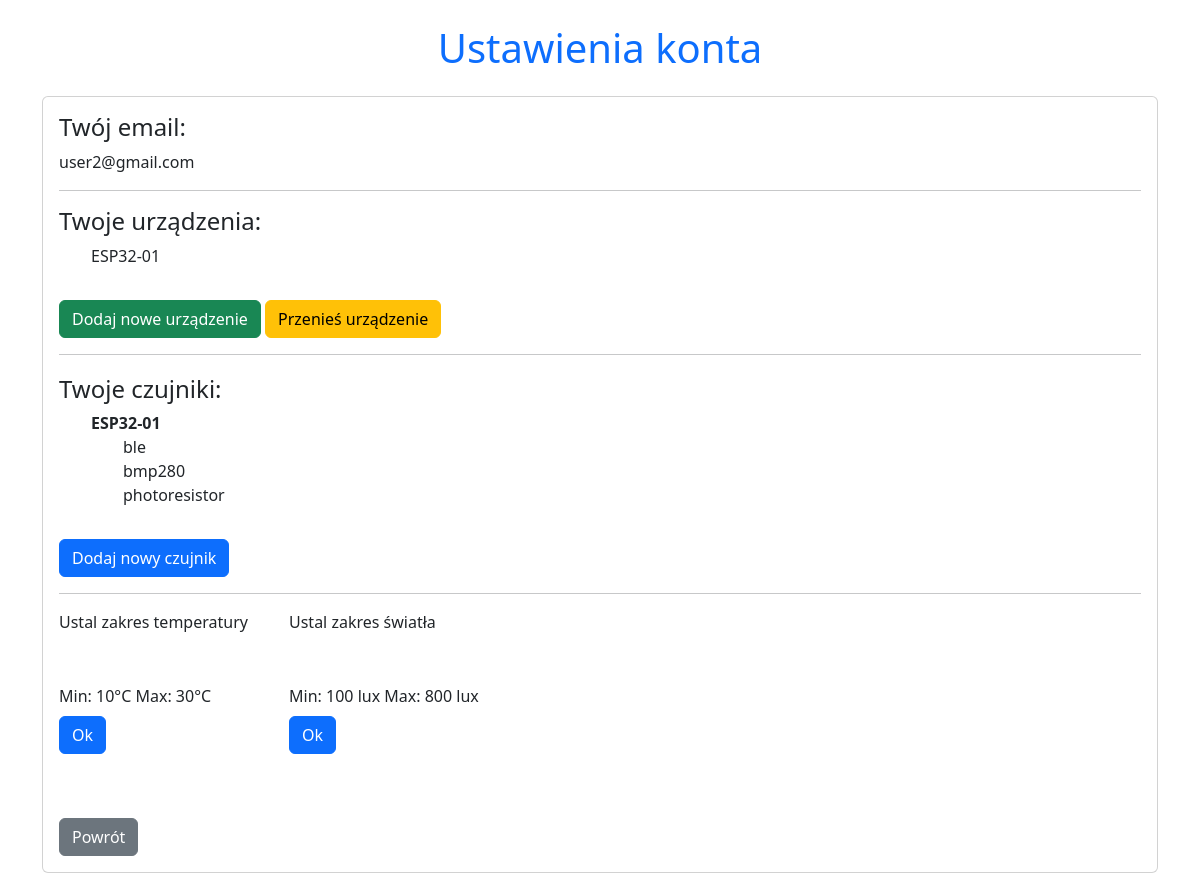
Page /auth/account/settings (signed in) on the committed database.
### tables this page shows
CREATE TABLE users (
        id INTEGER PRIMARY KEY AUTOINCREMENT,
        email TEXT UNIQUE NOT NULL,
        password TEXT NOT NULL
    );

CREATE TABLE devices (
        id INTEGER PRIMARY KEY AUTOINCREMENT,
        user_id INTEGER NOT NULL,
        device_id TEXT UNIQUE NOT NULL,
        status TEXT DEFAULT 'active',
        registration_date DATETIME DEFAULT CURRENT_TIMESTAMP,
        FOREIGN KEY(user_id) REFERENCES users(id) ON DELETE CASCADE
    );

CREATE TABLE sensors (
        id INTEGER PRIMARY KEY AUTOINCREMENT,
        user_id INTEGER NOT NULL,
        device_id TEXT NOT NULL,
        sensor_type TEXT NOT NULL,
        FOREIGN KEY(user_id) REFERENCES users(id) ON DELETE CASCADE,
        FOREIGN KEY(device_id) REFERENCES devices(device_id) ON DELETE CASCADE
    );

### app/routes/auth.py (the view)
@auth_bp.route('/account/settings', methods=['GET'])
def account_settings():
    if 'user_id' not in session:
        flash("Musisz być zalogowany, aby uzyskać dostęp do ustawień konta.", "danger")
        return redirect(url_for('auth.login'))
    user_id = session['user_id']
    conn = get_db_connection()
    cursor = conn.cursor()
    cursor.execute('SELECT email FROM users WHERE id = ?', (user_id,))
    user_email = cursor.fetchone()['email']
    cursor.execute('SELECT device_id FROM devices WHERE user_id = ?', (user_id,))
    user_devices = [row['device_id'] for row in cursor.fetchall()]
    user_sensors = {}
    for device in user_devices:
        cursor.execute('SELECT sensor_type FROM sensors WHERE user_id = ? AND device_id = ?', (user_id, device))
        user_sensors[device] = [row['sensor_type'] for row in cursor.fetchall()]
    cursor.execute('SELECT topic FROM subscriptions WHERE user_id = ?', (user_id,))
    user_subscriptions = [row['topic'] for row in cursor.fetchall()]
    conn.close()
    return render_template(
        'account_settings.html',
        email=user_email,
        user_devices=user_devices,
        user_sensors=user_sensors,
        user_subscriptions=user_subscriptions
    )

### app/database.py (called while the page is built)
def get_db_connection():
    conn = sqlite3.connect('environment_monitor.db')
    conn.row_factory = sqlite3.Row  # Umożliwia dostęp do kolumn po nazwach
    return conn

### app/templates/account_settings.html (shortened to what this page needs)
<!DOCTYPE html>
<html lang="en">
<head>
    <link href="https://cdn.jsdelivr.net/npm/bootstrap@5.3.0-alpha3/dist/css/bootstrap.min.css" rel="stylesheet">
    <link href="https://cdnjs.cloudflare.com/ajax/libs/font-awesome/6.0.0-beta3/css/all.min.css" rel="stylesheet">
    <link href="https://cdnjs.cloudflare.com/ajax/libs/noUiSlider/15.6.0/nouislider.min.css" rel="stylesheet">
</head>
<body>
    <div class="container mt-4">
        <h1 class="text-center text-primary">Ustawienia konta</h1>
        <div class="card mt-4">
            <div class="card-body">
                <h4>Twój email:</h4>
                <p>{{ email }}</p>
                <hr>
                <h4>Twoje urządzenia:</h4>
                <ul>
                    {% for device in user_devices %}
                        <li>{{ device }}</li>
                    {% endfor %}
                </ul>
                <a href="/devices/add-form" class="btn btn-success mt-3">Dodaj nowe urządzenie</a>
                <a href="/devices/transfer-form" class="btn btn-warning mt-3">Przenieś urządzenie</a>
                <hr>
                <h4 style="margin-top: 20px;">Twoje czujniki:</h4>
                <ul>
                    {% for device, sensors in user_sensors.items() %}
                        <li>
                            <strong>{{ device }}</strong>
                            <ul>
                                {% for sensor in sensors %}
                                    <li>{{ sensor }}</li>
                                {% endfor %}
                            </ul>
                        </li>
                    {% endfor %}
                </ul>
                <a href="/devices/add-sensor" class="btn btn-primary mt-3">Dodaj nowy czujnik</a>
                <br>
                <hr>
                <div class="sliders">
                    <div class="mb-4">
                        <p>Ustal zakres temperatury</p>
                        <div id="temperatureSlider" style="margin: 20px 0; margin-right: 30px; width:200px"></div>
                        <div>
                            <label>Min:</label>
                            <span id="minTempValue">10</span>°C
                            <label>Max:</label>
                            <span id="maxTempValue">30</span>°C
                        </div>
                        <button id="setTemperatureRange" class="btn btn-primary mt-2">Ok</button>
                    </div>
                    <div class="mb-4">
                        <p>Ustal zakres światła</p>
                        <div id="lightSlider" style="margin: 20px 0; width: 200px"></div>
                        <div>
                            <label>Min:</label>
                            <span id="minLightValue">100</span> lux
                            <label>Max:</label>
                            <span id="maxLightValue">800</span> lux
                        </div>
                        <button id="setLightRange" class="btn btn-primary mt-2">Ok</button>
                    </div>
                </div>
                <br>
                <a href="/" class="btn btn-secondary mt-3">Powrót</a>
            </div>
        </div>
    </div>
</body>
</html>

### app/templates/account_settings.html (style rules this page uses)
ul { list-style-type: none; }
#temperatureSlider, #lightSlider { width: 30%; height: 10px; margin: 20px 0; }
.sliders { display: flex; }

### rows in the picture
users: email "user2@gmail.com"
devices: device "ESP32-01"
sensors: sensor_type "ble"
sensors: sensor_type "bmp280"
sensors: sensor_type "photoresistor"
